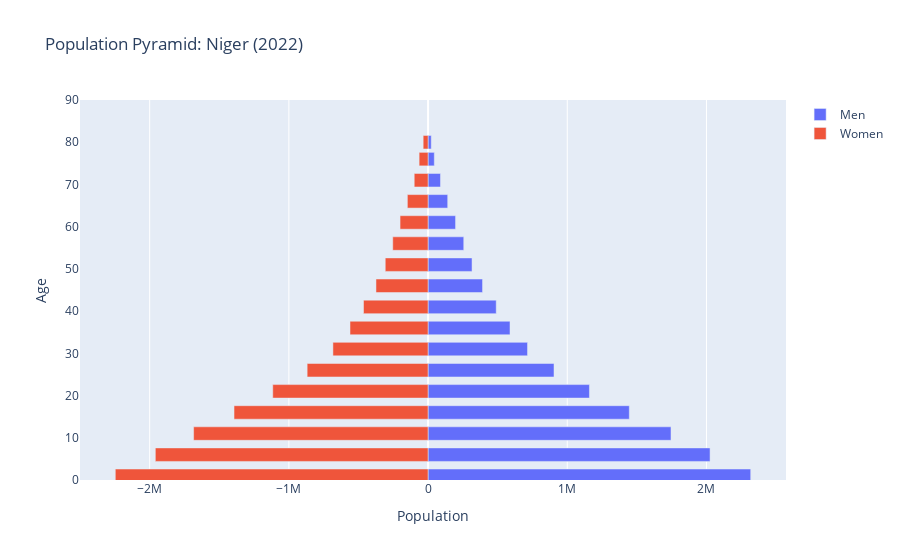

Write notebook code for a chart like this one.
### Code cell
population_pyramid(
    df=df_niger,
    year="2022-01-01",
    country="Niger"
)

### Figure 1 — Plotly figure (JSON) as saved in the notebook; plotly's stock layout.template omitted (floating-point values rounded to 4 significant figures)
{"data": [{"name": "Men", "orientation": "h", "type": "bar", "x": [2318000.0, 2026000.0, 1745000.0, 1446000.0, 1159000.0, 904800.0, 714600.0, 588700.0, 489700.0, 391400.0, 315900.0, 256400.0, 197500.0, 141100.0, 89150.0, 44980.0, 22950.0], "y": [1, 6, 11, 16, 21, 26, 31, 36, 41, 46, 51, 56, 61, 66, 71, 76, 80]}, {"name": "Women", "orientation": "h", "type": "bar", "x": [-2247000.0, -1959000.0, -1684000.0, -1394000.0, -1116000.0, -868600.0, -683500.0, -560700.0, -463700.0, -374200.0, -307600.0, -253700.0, -201100.0, -148700.0, -99460.0, -64220.0, -35100.0], "y": [1, 6, 11, 16, 21, 26, 31, 36, 41, 46, 51, 56, 61, 66, 71, 76, 80]}], "layout": {"barmode": "overlay", "title": {"text": "Population Pyramid: Niger (2022)"}, "xaxis": {"title": {"text": "Population"}}, "yaxis": {"range": [0, 90], "title": {"text": "Age"}}}}
